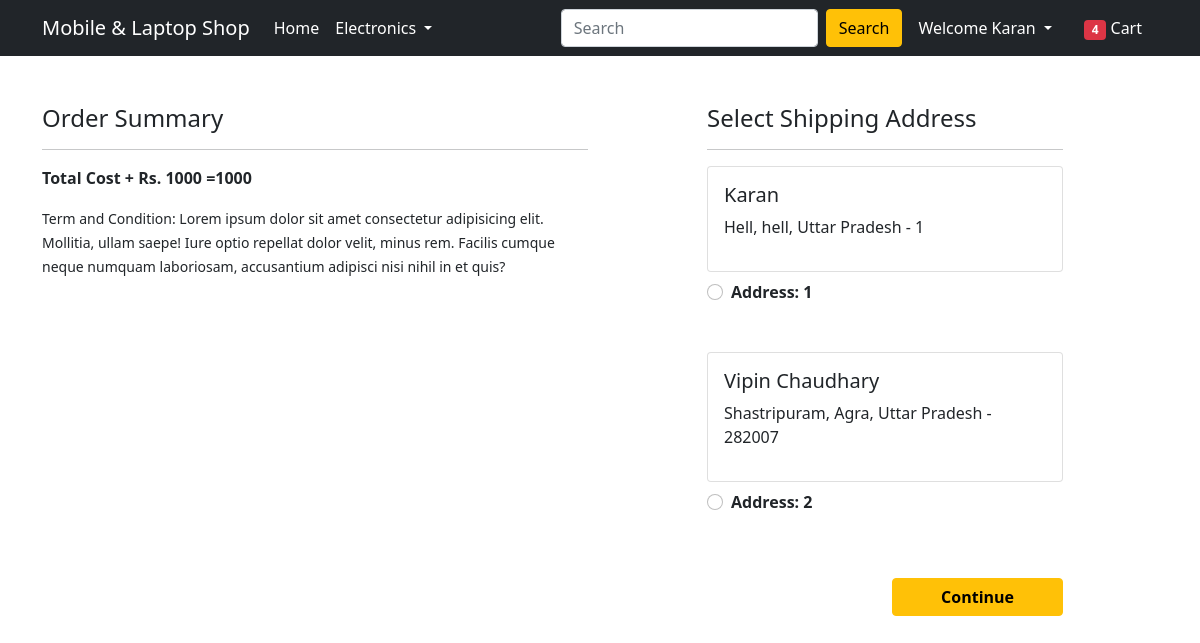
/checkout/ (signed in), run on an earlier commit of the app's database.
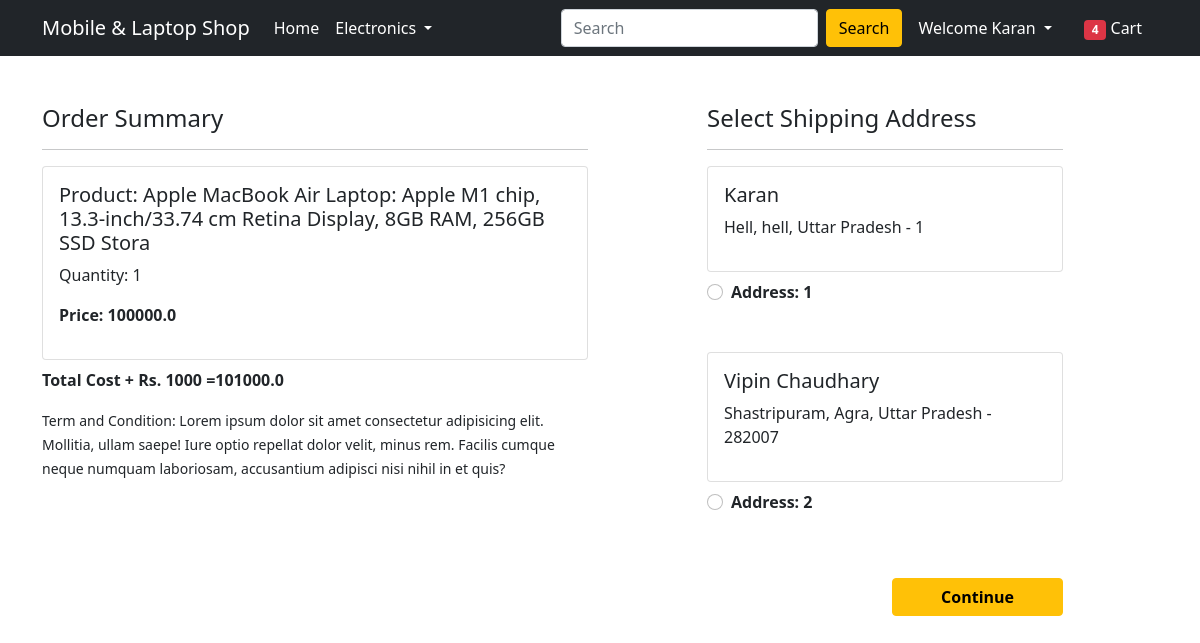
And on a later commit of the database.
### app/models.py (models this page shows, shortened)
class Customer(models.Model):
	user = models.ForeignKey(User, on_delete=models.CASCADE)
	name = models.CharField(max_length=200)
	locality = models.CharField(max_length=200)
	city = models.CharField(max_length=50)
	zipcode = models.IntegerField()
	state = models.CharField(choices=STATE_CHOICES, max_length=50)

class Cart(models.Model):
	user = models.ForeignKey(User, on_delete=models.CASCADE)
	product = models.ForeignKey(Product, on_delete=models.CASCADE)
	quantity = models.PositiveIntegerField(default=1)
	@property
	def total_cost(self):
		return self.quantity * self.product.selling_price

class Product(models.Model):
	title = models.CharField(max_length=100)
	selling_price = models.FloatField()
	discounted_price = models.FloatField()
	description = models.TextField()
	brand = models.CharField(max_length=100)
	category = models.CharField(choices=CATEGORY_CHOICES, max_length=2)
	product_image = models.ImageField(upload_to='producting')

### app/views.py (the view)
# urls.py: path('checkout/', views.checkout, name='checkout'),
@login_required
def checkout(request):
    user = request.user
    add = Customer.objects.filter(user=user)
    cart_items = Cart.objects.filter(user=user)
    amount = 0
    shipping_amount = 1000
    totalamount = 1000
    cart_product = [p for p in Cart.objects.all() if p.user==request.user]
    if cart_product:
        for p in cart_product:
            tempamount = (p.quantity * p.product.selling_price)
            amount += tempamount
        totalamount = amount + shipping_amount
    return render(request, 'app/checkout.html',{'add':add, 'totalamount':totalamount, 'cart_items':cart_items})

### app/templates/app/checkout.html (shortened to what this page needs)
{% extends 'app/base.html' %}
{% load static %}
{% block main-content %}
<div class="container">
 <div class="row mt-5">
  <div class="col-sm-6">
    <h4>Order Summary</h4>
    <hr>
    {% for items in cart_items %}
      <div class="card mb-2">
        <div class="card-body">
          <h5>Product: {{items.product.title}}</h5>
          <p>Quantity: {{items.quantity}}</p>
          <p class="fw-bold">Price: {{items.total_cost}}</p>
        </div>
      </div>
      {% endfor%}
      <p class="fw-bold">Total Cost + Rs. 1000 ={{totalamount}}</p>
    <small>Term and Condition: Lorem ipsum dolor sit amet consectetur adipisicing elit. Mollitia, ullam saepe! Iure optio repellat dolor velit, minus rem. Facilis cumque neque numquam laboriosam, accusantium adipisci nisi nihil in et quis?</small>
  </div>
  <div class="col-sm-4 offset-sm-1">
    <h4>Select Shipping Address</h4>
    <hr>
    <form action="/paymentdone">
      {% for ad in add %}
      <div class="card">
        <div class="card-body">
        <h5>{{ad.name}}</h5>
        <p>{{ad.locality}}, {{ad.city}}, {{ad.state}} - {{ad.zipcode}}</p>
        </div>
      </div>
        <div class="form-check mt-2 mb-5">
          <input class="form-check-input" type="radio" name="custid" id=" custadd{{forloop.counter}}" value="{{ad.id}}">
          <label class="form-check-label fw-bold" for="">
            Address: {{forloop.counter}} </label>
        </div>
        {% endfor %}
        <div class="text-end">
          <button type="submit" class="btn btn-warning mt-3 px-5 fw-bold">Continue</button>
        </div>
      </form>
    </div>
  </div>
</div>
{% endblock main-content %}

What changed in the data, as far as the page shows it:
added Cart: product "Apple MacBook Air Laptop: Apple M1 chip, 13.3-inch/33.74 cm Retina Display, 8GB RAM, 256GB SSD Stora", quantity "1", total_cost "100000.0"
Also different on the page:
{{ totalamount }}: "1000" → "101000.0"
